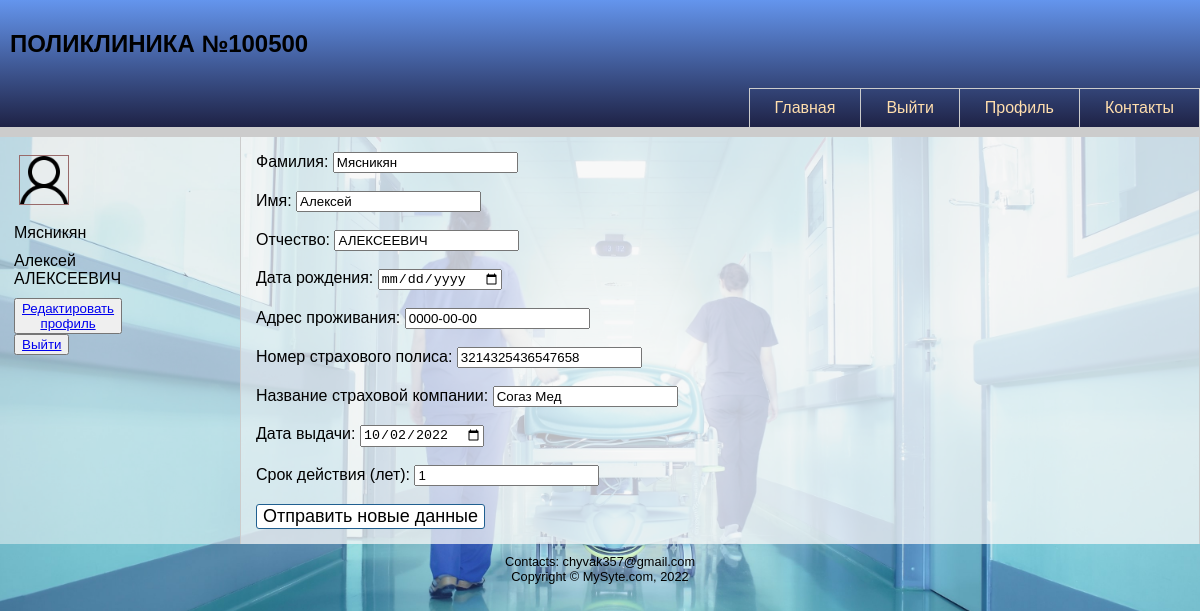
The page /edit_user.php (signed in) on the database its author committed.
### tables this page shows
CREATE TABLE `patients` (
  `id` int(11) NOT NULL,
  `name` varchar(45) DEFAULT NULL,
  `last_name` varchar(45) DEFAULT NULL,
  `fathers_name` varchar(45) DEFAULT NULL,
  `phone_numb` varchar(11) DEFAULT NULL,
  `location` varchar(80) DEFAULT NULL,
  `birthday` date DEFAULT NULL,
  `last_visit` date DEFAULT NULL,
  `med_card_id` int(11) DEFAULT NULL,
  `health_insurance_id` int(11) DEFAULT NULL
);

CREATE TABLE `health_insurance` (
  `id` int(11) NOT NULL,
  `num_insurance` varchar(16) DEFAULT NULL,
  `company` varchar(70) DEFAULT NULL,
  `date of issue` date DEFAULT NULL,
  `shelf_life` int(11) DEFAULT NULL
);

### edit_user.php (the view, shortened to what this page needs)
<!DOCTYPE html>
<html>
<head>
    <link rel="stylesheet" type="text/css" href="styles.css">
</head>
<body>
    <?php require_once("connection.php");
?>
    <div id="header">
        <h1>Поликлиника №100500</h1>
        <div id="nav">
            <ul>
                <li><a href="#">Контакты</a></li>
                <?php if(!isset($_SESSION["user_name"])):?>
                <li><a href="reg.php">Регистрация</a></li>
                <?php else: ?>
                <li><a href="service.php">Профиль</a></li>
                <li><a href="logout.php">Выйти</a></li>
                <?php endif; ?>
                <li><a href="index.php">Главная</a></li>
            </ul>
        </div>
    </div>
    <div class="wrapper">
        <div id="sidebar1" class="aside">
            <?php
        $link = mysqli_connect($host, $user, $password, $database)
        or die("Ошибка ".mysqli_error($link));
        ?>
            <?php if(!isset($_SESSION["user_name"])  && !isset($_SESSION['user_rang']) ):?>
            <div id="login">
                <h1>Вход</h1>
                <form method="POST" name="loginform">
                    <p><label for="user_login">Фамилия пользователя<br>
                            <input id="username" name="username" size="11" type="text" value="" required
                                placeholder="Фамилия"></label></p>
                    <p><label for="user_pass">Номер телефона<br>
                            <input id="password" name="password" size="11" type="password" value="" required
                                placeholder="88005553535"></label></p>
                    <p><input name="login" type="submit" value="Войти"></p>
                    <p>Еще не зарегистрированы?<a href="reg.php">Регистрация</a>!</p>
                </form>
            </div>
            <?php else: ?>
            <div id="auth_user">
                <a href="service.php"> <img src="user.png" alt="User_face"></a>
                <p> <?php echo $_SESSION["user_last_name"]; ?></p>
                <p> <?php echo $_SESSION["user_name"]; ?>
                    <?php echo $_SESSION["user_fathers_name"]; ?>
                </p>
                <p> <button><a href="#">Редактировать профиль</a></button>
                    <button formaction="logout.php"><a href="logout.php">Выйти</a></button>
                </p>
            </div>
            <?php endif; ?>
        </div>
        <div id="article">
            <?php if(!isset($_SESSION["user_name"])):?>
            <h2>Добро пожаловать!</h2>
            <p>Вы находитесь на странице обслуживания населениея</p>
            <p>Для того, что бы записать к врачу, просмореть личные данные, записи и карут болезни, вам ненеобходимо
                <a href="#">войти</a> или <a href="reg.php">зарегестрироваться</a> на сайте.
            </p>
            <p>Если вы хотите сотрудничать или работать в поликлинние, обратитесь к вкладке <a href="#">"Контакты"</a>
            </p>
            <?php else: ?>
            <?php
            $phone_num = $_SESSION['user_phone_num'];
            $query = "SELECT * FROM `patients` WHERE `phone_numb` = '$phone_num'";
            $result = mysqli_query($link, $query) or die("Ошибка " . mysqli_error($link));
            $row=mysqli_fetch_row($result);
            if ($result){
                $id_insurance = $row[9];
                $l_name = $row[2];
                $name =  $row[1];
                $f_name = $row[3];
                $b_day =  $row[4];
                $location = $row[6];
                $query = "SELECT  `num_insurance`, `company`, `date of issue`, `shelf_life` FROM `health_insurance` WHERE `id` = '$id_insurance'";
                $result = mysqli_query($link, $query) or die("Ошибка " . mysqli_error($link));
                $row=mysqli_fetch_row($result);
                $num_insurance = $row[0];
                $company = $row[1];
                $issue_date   = $row[2];
                $self_life    = $row[3];
            }
            ?>
            <form method="POST">
                Фамилия: <input type="text" name="l_name" value="<?php echo $l_name; ?>" maxlength="45" required
                    placeholder="Иванов" autofocus /><br><br>
                Имя: <input type="text" name="name" value="<?php echo $name; ?>" maxlength="45" required
                    placeholder="Иван" /><br><br>
                Отчество: <input type="text" name="f_name" value="<?php echo $f_name; ?>" maxlength="45" required
                    placeholder="Иванович" /><br><br>
                Дата рождения: <input type="date" name="b_day" value="<?php echo $b_day; ?>" maxlength="10" required
                    placeholder="гггг-мм-дд" /><br><br>
                Адрес проживания: <input type="text" name="location" value="<?php echo $location; ?>" maxlength="80"
                    required placeholder="пр-Вернандского 78" /><br><br>
                Номер страхового полиса: <input type="text" name="num_insurance" value="<?php echo $num_insurance; ?>"
                    maxlength="16" placeholder="16 цифр" required pattern="[0-9]{16}" /><br><br>
                Название страховой компании: <input type="text" name="company" value="<?php echo $company; ?>"
                    maxlength="30" placeholder="ООО Лечим всех" required /><br><br>
                Дата выдачи: <input type="date" name="issue_date" value="<?php echo $issue_date; ?>" maxlength="10"
                    placeholder="гггг-мм-дд" /><br><br>
                Срок действия (лет): <input type="number" name="self_life" value="<?php echo $self_life; ?>"
                    maxlength="10" placeholder="4" pattern="[0-9]{10}" /><br><br>
                <input type="submit" value="Отправить новые данные">
            </form>
            <?php endif; ?>
        </div>
    </div>
    <div id="footer">
        <p>Contacts: chyvak357@gmail.com</p>
        <p>Copyright © MySyte.com, 2022</p>
    </div>
</body>
</html>

### styles.css (style rules this page uses)
* { box-sizing: border-box; }
html, body, div, span, h1, h2, h3, h4, h5, h6, p, a, ul, li { margin: 0; padding: 0; border: 0; font-size: 100%; vertical-align: baseline; }
body { font-family: Verdana, Arial, sans-serif; background-color: #f7f7f7; background-image: url(bg.jpg); background-size: cover; background-attachment: scroll; }
#header { background-image: -webkit-linear-gradient(cornflowerblue, #191938); }
#header h1 { font-size: 24px; text-transform: uppercase; font-weight: bold; padding: 30px 30px 30px 10px; clear: none; }
#nav { border-bottom: 10px solid #ccc; }
#nav li { display: inline; float: right; list-style: none; }
#nav a { display: inline-block; color: navajowhite; padding: 10px 25px; text-decoration: none; border-top: 1px solid #ccc; border-right: 1px solid #ccc; }
#nav li:first-child a { border-right: 1px solid #ccc; }
#nav li:last-child a { border-left: 1px solid #ccc; }
#nav:after { content: " "; display: table; clear: both; }
.wrapper { background-color: rgba(247, 247, 247, 0.5); }
.aside p, .aside li { font-size: .75em; margin-top: 10px; }
#sidebar1 { float: left; width: 20%; padding: 0 10px 0 1px; margin: 3px; }
#article { background-color: rgba(247, 247, 247, 0.5); border-left: 1px solid #ccc; border-right: 1px solid #ccc; margin-left: 20%; margin-right: 20%; padding: 15px; width: 80%; }
#article:after { clear: both; display: table; content: ''; }
#footer { font-size: .8em; text-align: center; padding: 10px 10px 30px 10px; }
#nav ul, #header h1, .wrapper, #footer p { max-width: 1200px; margin: 0 auto; }
.wrapper, #nav, #header, #footer { min-width: 768px; }
#auth_user { margin: 10px; width: inherit; height: auto; }
#auth_user img { height: 50px; width: 50px; margin: 5px; border: 1px solid #996a6a; }
#auth_user p { font-size: medium; }
input[type="submit"] { border: 1px solid #205f90; border-radius: 3px; -webkit-border-radius: 3px; background: #ffffff !important; outline: none; height: auto; width: auto; font-size: large; }

### rows shown on the page
patients: l_name "Мясникян", name "Алексей", f_name "АЛЕКСЕЕВИЧ", location "0000-00-00"
health_insurance: num_insurance "3214325436547658", company "Согаз Мед", issue_date "10/02/2022", self_life "1"

### other values the page prints
$_SESSION["user_last_name"] "Мясникян"
$_SESSION["user_name"] "Алексей"
$_SESSION["user_fathers_name"] "АЛЕКСЕЕВИЧ"
